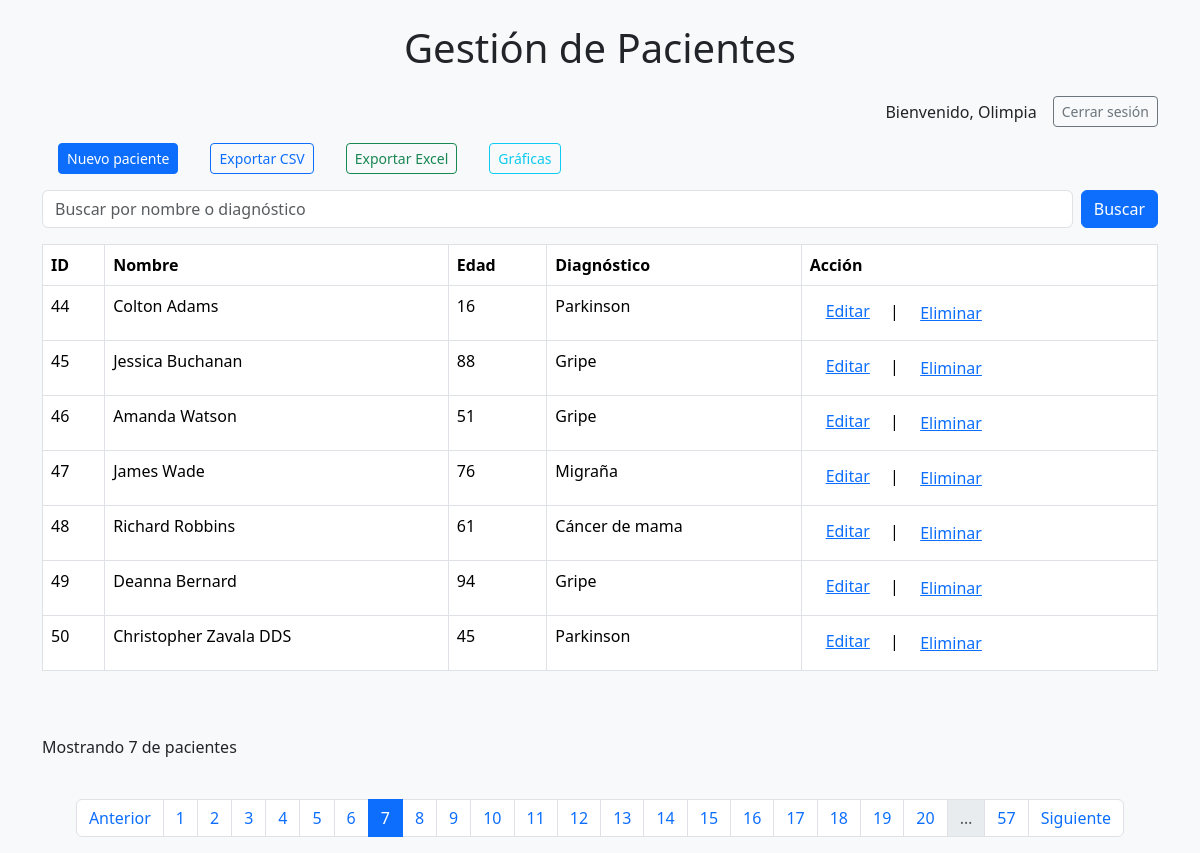
The app's page /?pagina=7&filtro= (signed in) with its own data.
### tables this page shows
CREATE TABLE Pacientes (
            id INTEGER PRIMARY KEY AUTOINCREMENT,
            nombre TEXT NOT NULL,
            edad INTEGER NOT NULL,
            diagnostico TEXT NOT NULL
        );

### app.py (the view)
@app.route('/')
def index():
    filtro = request.args.get('filtro', '')
    pagina = int(request.args.get('pagina', 1))
    por_pagina = 7
    pacientes, total = db.obtener_pacientes(filtro=filtro, pagina=pagina, por_pagina=por_pagina)
    total_paginas = (total + por_pagina - 1) // por_pagina
    return render_template('index.html', pacientes=pacientes,
                           filtro=filtro,
                           pagina=pagina,
                           total_paginas=total_paginas)

### app.py (called while the page is built)
@app.before_request
def requerir_login():
    rutas_libres = ['login', 'registro', 'static'] # Rutas que no requieren autenticación
    if request.endpoint not in rutas_libres and 'usuario' not in session:
        flash('Debes iniciar sesión para acceder a esta página.')
        return redirect(url_for('login'))

### templates/index.html (shortened to what this page needs)
{% extends "base.html" %}
{% block content %}
<div class="d-flex justify-content-end align-items-center">
    {% if session.get('usuario') %}
    <span class="me-3">Bienvenido, {{ session['usuario'] }}</span>
    <a href="{{ url_for('logout') }}" class="btn btn-outline-secondary btn-sm">Cerrar sesión</a>
    {% endif %}
</div>
<div class="d-flex justify-content-start align-items-center">
    <a href="{{url_for('nuevo_paciente')}}" class="btn btn-primary btn-sm m-3">Nuevo paciente</a>
    <a href="{{url_for('exportar_csv')}}" class="btn btn-outline-primary btn-sm m-3">Exportar CSV</a>
    <a href="{{url_for('exportar_excel')}}" class="btn btn-outline-success btn-sm m-3">Exportar Excel</a>
    <a href="{{url_for('graficas')}}" class="btn btn-outline-info btn-sm m-3">Gráficas</a>
</div>
<form action="{{ url_for('index')}}" method="get" class="mb-3 d-flex">
    <input type="text" name="filtro" class="form-control me-2" placeholder="Buscar por nombre o diagnóstico"
        value="{{ filtro }}">
    <button type="submit" class="btn btn-primary">Buscar</button>
</form>
<table class="table table-bordered">
    <thead>
        <tr>
            <th>ID</th>
            <th>Nombre</th>
            <th>Edad</th>
            <th>Diagnóstico</th>
            <th>Acción</th>
        </tr>
    </thead>
    <tbody>
        {% if pacientes %}
        {% for paciente in pacientes %}
        <tr>
            <td>{{ paciente[0] }}</td>
            <td>{{ paciente[1] }}</td>
            <td>{{ paciente[2] }}</td>
            <td>{{ paciente[3] }}</td>
            <td><a href="{{ url_for('editar_paciente', id=paciente[0]) }}" class="m-3">Editar</a>&nbsp;|&nbsp;
                <form action="{{ url_for('eliminar_paciente', id=paciente[0]) }}" method="post" style="display:inline;"
                    onsubmit="return confirm('¿Estás seguro de que deseas eliminar este paciente?');">
                    <button type="submit" class="btn btn-link">Eliminar</button>
                </form>
            </td>
        </tr>
        {% endfor %}
        {% else %}
        <tr>
            <td colspan="3">No hay pacientes disponibles.</td>
        </tr>
        {% endif %}
    </tbody>
</table>
<br><br>
<p>Mostrando {{ pacientes|length }} de {{ total_pacientes }} pacientes</p><br>
<div class="d-flex justify-content-center">
    <nav aria-label="Paginación">
        <ul class="pagination justify-content-center">
            {% if pagina > 1 %}
            <li class="page-item">
                <a class="page-link" href="{{ url_for('index', pagina=pagina-1, filtro=filtro) }}">Anterior</a>
            </li>
            {% endif %}
            {% set max_paginas_mostrar = 20 %}
            {% set mitad_rango = max_paginas_mostrar // 2 %}
            {% set inicio = pagina - mitad_rango if pagina - mitad_rango > 1 else 1 %}
            {% set fin = inicio + max_paginas_mostrar - 1 %}
            {% if fin > total_paginas %}
            {% set fin = total_paginas %}
            {% set inicio = fin - max_paginas_mostrar + 1 if fin - max_paginas_mostrar + 1 > 1 else 1 %}
            {% endif %}
            {% for p in range(inicio, fin + 1) %}
            <li class="page-item {% if p == pagina %}active{% endif %}">
                <a class="page-link" href="{{ url_for('index', pagina=p, filtro=filtro) }}">{{ p }}</a>
            </li>
            {% endfor %}
            {% if fin < total_paginas %} <li class="page-item disabled"><span class="page-link">…</span></li>
                <li class="page-item">
                    <a class="page-link"
                        href="{{ url_for('index', pagina=total_paginas, buscar=buscar, filtro=filtro) }}">{{
                        total_paginas }}</a>
                </li>
                {% endif %}
                {% if pagina < total_paginas %} <li class="page-item">
                    <a class="page-link" href="{{ url_for('index', pagina=pagina+1, filtro=filtro) }}">Siguiente</a>
                    </li>
                    {% endif %}
        </ul>
    </nav>
</div>
{% endblock %}

### records on screen
Pacientes: id "44", nombre "Colton Adams", edad "16", diagnostico "Parkinson"
Pacientes: id "45", nombre "Jessica Buchanan", edad "88", diagnostico "Gripe"
Pacientes: id "46", nombre "Amanda Watson", edad "51", diagnostico "Gripe"
Pacientes: id "47", nombre "James Wade", edad "76", diagnostico "Migraña"
Pacientes: id "48", nombre "Richard Robbins", edad "61", diagnostico "Cáncer de mama"
Pacientes: id "49", nombre "Deanna Bernard", edad "94", diagnostico "Gripe"
Pacientes: id "50", nombre "Christopher Zavala DDS", edad "45", diagnostico "Parkinson"

### other values on screen
{{ session['usuario'] }} "Olimpia"
{{ pacientes|length }} "7"
{{ p }} "1" "2" "3" "4" "5" "6" "7" "8" "9" "10" "11" "12" "13" "14" "15" "16" "17" "18" "19" "20"
{{ total_paginas }} "57"
